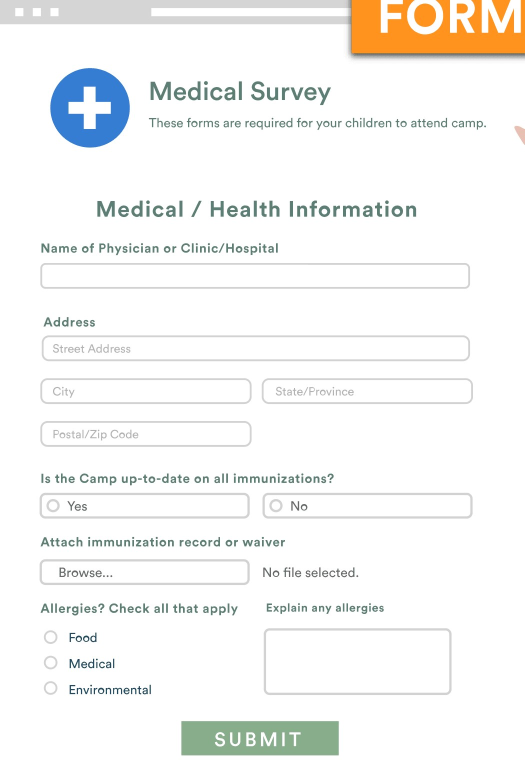
#> input picture OCR/query.jpg, 1049 x 1549 px (shown at 1/2 size)
$ python extract_points.py
#> lines starting #> are read from the running program, lines starting #| are printed output that depends on the picture
from json.decoder import JSONDecodeError
import cv2
import random
import json
scale = 0.5
circles = []
counter = 0
counter2 = 0
point1 = []
point2 = []
myPoints = []
myColor = []

formName = input('Enter Form Name: ')
#> the answer given: query.jpg


def mousePoints(event, x, y, flags, params):
    global counter, point1, point2, counter1, counter2, circles, myColor
    if event == cv2.EVENT_LBUTTONDOWN:
        if counter == 0:
            point1 = int(x//scale), int(y//scale)
            counter = 1
            myColor = (random.randint(0, 2)*200, random.randint(0, 2)
                       * 200, random.randint(0, 2)*200)
        elif counter == 1:
            point2 = int(x//scale), int(y//scale)
            type_ = input('Enter Type: ')
            name = input('Enter Name: ')
            myPoints.append([point1, point2, type_, name])
            # myPoints.append([point1,point2])
            counter = 0
        circles.append([x, y, myColor])
        counter2 += 1


img = cv2.imread('query.jpg')
#> img is the input picture: shape (1549, 1049, 3); mean B, G, R 243.9, 245.6, 245.6
img = cv2.resize(img, (0, 0), None, scale, scale)
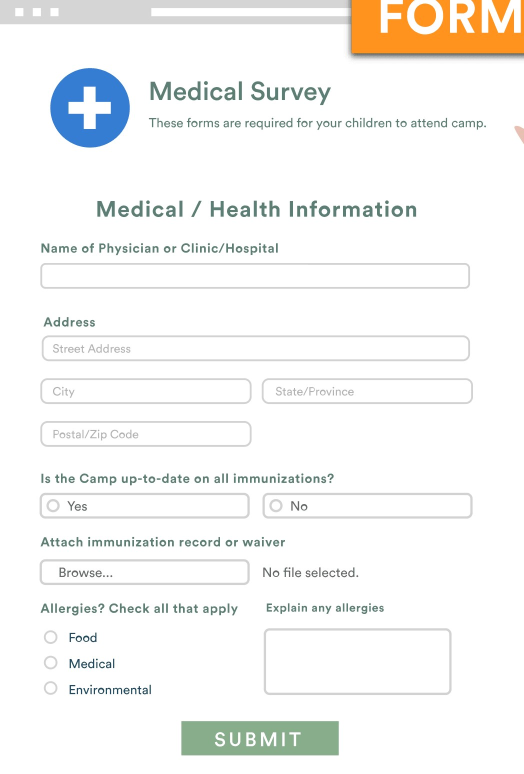
#> img: shape (774, 524, 3); mean B, G, R 244, 245.7, 245.7

while True:
    for x, y, color in circles:
        cv2.circle(img, (x, y), 3, color, cv2.FILLED)
    cv2.imshow("original", img)
    cv2.setMouseCallback("original", mousePoints)
    if cv2.waitKey(1) & 0xFF == ord('s'):
#> (key Esc is pressed here)
        print(myPoints)
        break

temp_dict = {formName: myPoints}

my_loaded_dict = {}
with open('form_dict.txt', 'r') as f:
    try:
        my_loaded_dict = json.load(f)
    except JSONDecodeError:
        pass
    f.close()
my_loaded_dict.update(temp_dict)
with open('form_dict.txt', 'w') as f:
    json.dump(my_loaded_dict, f, indent=4)
    f.close()
